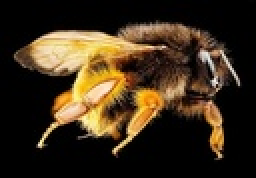
%> input picture DIP Assignment 2/Data/Images/Bee.jpg, 128 x 89 px, shrunk from 480 x 334 before the run (shown 2 times larger)
$ octave --eval "result = connectedComponents(imread('../../DIP Assignment 2/Data/Images/Bee.jpg'));"   (GNU Octave 9; MATLAB toolbox functions it lacks are replaced by stand-ins)
%> lines starting %> are read from the running program, lines starting %| are printed output that depends on the picture; in (x1, y1, x2, y2) boxes, pixels count from 0 and x2, y2 are one past the last pixel; in counts of white or black regions, pixels touching at a corner belong together; the program's own positions count from 1
### DIP Assignment 1/Source/myHistGS.m
function [freq,binCen,counts,binLocs] = myHistGS(img,nBins)
%> called with nBins = 256

[x, y] = size(img);
%> x = 89; y = 384

binCen = (0:nBins-1)';
freq = zeros(nBins,1);

for j = 1 : x
     for k = 1 : y
         m= img(j,k);
         freq(m+1)=freq(m+1)+1;
     end
end
%> after the loop, freq = 256 values, max 15524 at index 1, min 0 at index 256, mean 133.5

[counts,binLocs]=imhist(img);
%> counts = 256 values, max 15524 at index 1, min 14 at index 255, mean 133.5; binLocs = 256 values from 0 to 255

end


### DIP Assignment 1/Source/otsuBinarization.m
function [threshSigB,threshSigW,timeSigB,timeSigW,binImg,threshLib] = otsuBinarization(img)

[freq]=myHistGS(img,256);

tot_pix=sum(freq);
%> tot_pix = 34176
pmf=freq/tot_pix;
%> pmf = 256 values, max 0.454 at index 1, min 0 at index 256, mean 0.00391
pmf=pmf';
varB=zeros(1,256);

tic;
for k= 1:256
    W0=sum(pmf(1:k));
    W1=sum(pmf(k+1:256));
    if W1==0||W0==0
        continue;
    end
    U0=sum([0:k-1].*pmf(1:k))/W0;
    U1=sum([k:255].*pmf(k+1:256))/W1;
    varB(k)=W0*W1*((U0-U1)^2);
end
%> this loop made 256 passes
%> (W0, W1, U0, U1) on passes 1 to 3: (0.454, 0.546, 0, 81.88), (0.51, 0.49, 0.11, 91.1), (0.545, 0.455, 0.232, 97.99)
%> after the loop, varB = 256 values, max 4232.9 at index 92, min 0 at index 255, mean 3156.2

max_varB=max(varB);
%> max_varB = 4232.9
threshSigB=find(max_varB==varB,1)-1;
%> threshSigB = 91
timeSigB=toc;

varW=ones(1,256)*1e10;

tic;
for k= 1:256
    W0=sum(pmf(1:k));
    W1=sum(pmf(k+1:256));
    if W1==0||W0==0
        continue;
    end
    U0=sum([0:k-1].*pmf(1:k))/W0;
    U1=sum([k:255].*pmf(k+1:256))/W1;
    S0=sum((([0:k-1]-U0).^2).*pmf(1:k))/W0;
    S1=sum((([k:255]-U1).^2).*pmf(k+1:256))/W1;
    varW(k)=W0*S0+W1*S1;
end
%> this loop made 256 passes
%> (W0, W1, U0, U1, S0, S1) on passes 1 to 3: (0.454, 0.546, 0, 81.88, 0, 6309.1), (0.51, 0.49, 0.11, 91.1, 0.0975, 6197.6), (0.545, 0.455, 0.232, 97.99, 0.307, 6015.3)
%> after the loop, varW = 256 values, max 10000000000 at index 255, min 872.3 at index 92, mean 78126909

min_varW=min(varW);
%> min_varW = 872.3
threshSigW=find(min_varW==varW,1)-1;
%> threshSigW = 91
timeSigW=toc;

threshLib = graythresh(img)*255;
%> threshLib = 91
binImg = img>threshSigB;
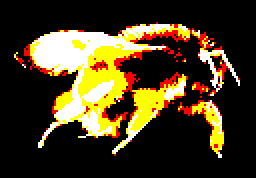
%> binImg: size 89x128x3 logical (shown 2 times larger); mean R, G, B 0.28, 0.227, 0.118

end

### DIP Assignment 1/Source/connectedComponents.m
function [nDigits] = connectedComponents(img)

[~,~,~,~,A,~] = otsuBinarization(img);
A=double(A);
visited = false(size(A));
[rows,cols] = size(A);
%> rows = 89; cols = 384
B = zeros(rows,cols);
ID_counter = 1;

for row = 1 : rows
    for col = 1 : cols
        if A(row,col) == 0
            visited(row,col) = true;
        elseif visited(row,col)
            continue;
        else
            stack = [row col];
            while ~isempty(stack)
                loc = stack(1,:);
                stack(1,:) = [];
                if visited(loc(1),loc(2))
                    continue;
                end

                visited(loc(1),loc(2)) = true;
                B(loc(1),loc(2)) = ID_counter;
                [locs_y, locs_x] = meshgrid(loc(2)-1:loc(2)+1, loc(1)-1:loc(1)+1);
                locs_y = locs_y(:);
                locs_x = locs_x(:);

                out_of_bounds = locs_x < 1 | locs_x > rows | locs_y < 1 | locs_y > cols;

                locs_y(out_of_bounds) = [];
                locs_x(out_of_bounds) = [];

                is_visited = visited(sub2ind([rows cols], locs_x, locs_y));

                locs_y(is_visited) = [];
                locs_x(is_visited) = [];

                is_1 = A(sub2ind([rows cols], locs_x, locs_y));
                locs_y(~is_1) = [];
                locs_x(~is_1) = [];

                stack = [stack; [locs_x locs_y]];
            end
            ID_counter = ID_counter + 1;
        end
    end
end
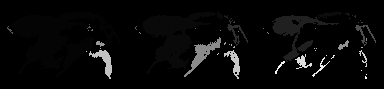
%> B: size 89x384 double; min 0, max 55, mean 1.8; drawn with min black and max white
%> visited: size 89x128x3 logical; every value is 1
%> after the loop, ID_counter = 56; is_1 = [0; 0; 0; 0; 0]; is_visited = [true; true; false; true; true; false; false; false; false]; loc = [79 367]; out_of_bounds = [false; false; false; false; false; false; false; false; false]
nComps=ID_counter-1;
%> nComps = 55

CSize=zeros(1,nComps);
for j=1:cols
    for i=1:rows
        for n=1:nComps
             if B(i,j)==n
                   CSize(n)=CSize(n)+1;
             end
        end
    end
end
%> after the loop, CSize = 55 values, max 2898 at index 1, min 1 at index 4, mean 129.4
nDigits=length(CSize(CSize>min(CSize)));
%> nDigits = 34
end

$ run again, on DIP Assignment 2/Data/Images/LowLight_2.png
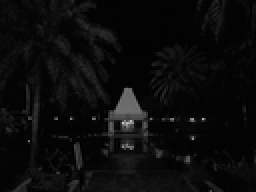
%> input picture DIP Assignment 2/Data/Images/LowLight_2.png, 128 x 96 px, shrunk from 1239 x 929 before the run (shown 2 times larger)
%> after the loop in myHistGS, `for j = 1 : x`: freq = 256 values, max 2498 at index 4, min 0 at index 92, mean 48
%> counts has the same summary as freq; binLocs = 256 values from 0 to 255
%> tot_pix = 12288
%> pmf = 256 values, max 0.203 at index 4, min 0 at index 92, mean 0.00391
%> the loop in otsuBinarization, `for k= 1:256` made 256 passes
%> (W0, W1, U0, U1) on passes 1 to 3: (0.00456, 0.995, 0, 11.38), (0.00854, 0.991, 0.467, 11.42), (0.0458, 0.954, 1.71, 11.78)
%> after the loop in otsuBinarization, `for k= 1:256`: varB = 256 values, max 164.2 at index 47, min 0 at index 203, mean 61.21
%> max_varB = 164.2
%> threshSigB = 46
%> the loop in otsuBinarization, `for k= 1:256` made 256 passes
%> (W0, W1, U0, U1, S0, S1) on passes 1 to 3: (0.00456, 0.995, 0, 11.38, 0, 247.9), (0.00854, 0.991, 0.467, 11.42, 0.249, 248.4), (0.0458, 0.954, 1.71, 11.78, 0.403, 254.5)
%> after the loop in otsuBinarization, `for k= 1:256`: varW = 256 values, max 10000000000 at index 203, min 83.12 at index 47, mean 2.11e+09
%> min_varW = 83.12
%> threshSigW = 46
%> in otsuBinarization, `binImg = img>threshSigB;`:
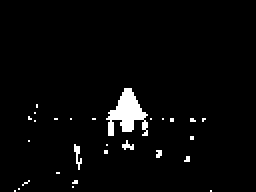
%> binImg: size 96x128 logical (shown 2 times larger); 3% white; 28 white regions (26 under 20 px), largest, box (x1, y1, x2, y2) and area: (53, 44, 74, 68) 261, (37, 72, 41, 85) 24
%> after the loop in connectedComponents, `for row = 1 : rows`:
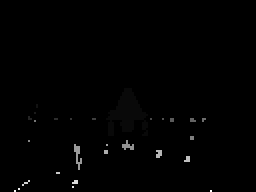
%> B: size 96x128 double (shown 2 times larger); min 0, max 28, mean 0.2; drawn with min black and max white
%> after the loop in connectedComponents, `for row = 1 : rows`: ID_counter = 29; is_1 = 0; is_visited = [true; true; true; true; true; false]; loc = [96 106]; out_of_bounds = [false; false; true; false; false; true; false; false; true]
%> nComps = 28
%> after the loop in connectedComponents, `for j=1:cols`: CSize = 28 values, max 261 at index 1, min 1 at index 3, mean 13.18
%> nDigits = 17
